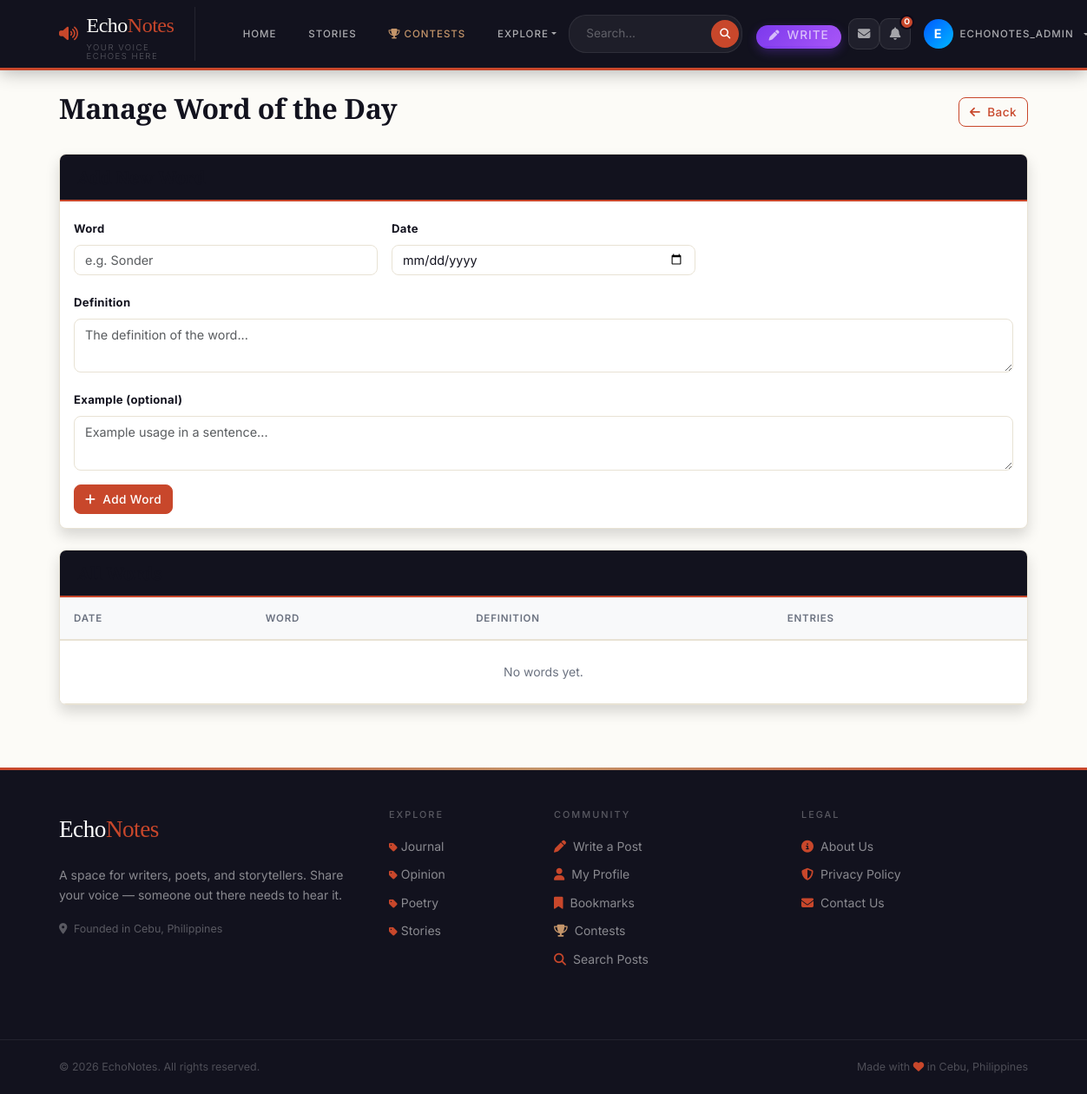
Page /manage/words/ (signed in) on the earlier database version.
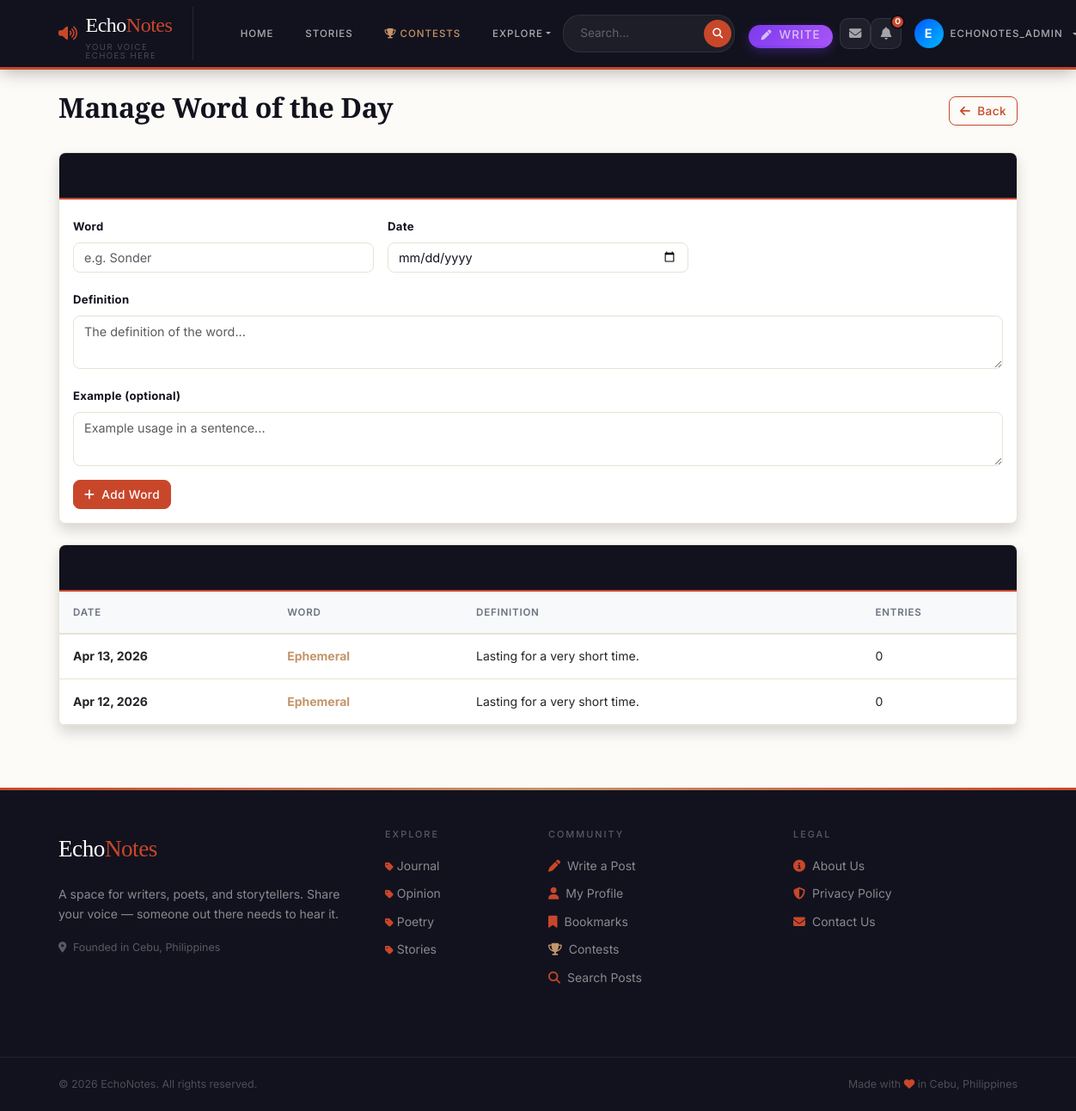
Same page on the later database version.
### blog/models.py (models this page shows, shortened)
class Category(models.Model):
    name = models.CharField(max_length=100, unique=True)
    slug = models.SlugField(max_length=100, unique=True)
    description = models.TextField(blank=True)
    icon = models.CharField(max_length=50, default='fas fa-circle', help_text="FontAwesome class (e.g., 'fas fa-feather')")
    color = models.CharField(max_length=20, default='#7c3aed', help_text="Brand color hex code")
    subscribers = models.ManyToManyField(User, related_name='subscribed_circles', blank=True)
    created_date = models.DateTimeField(default=timezone.now)
    class Meta:
        verbose_name_plural = 'Categories'
        ordering = ['name']

class WordOfTheDay(models.Model):
    word = models.CharField(max_length=100)
    definition = models.TextField()
    example = models.TextField(blank=True)
    created_by = models.ForeignKey(User, on_delete=models.CASCADE, related_name='words_created')
    date = models.DateField(unique=True, default=timezone.now)
    class Meta:
        ordering = ['-date']
        verbose_name = 'Word of the Day'
        verbose_name_plural = 'Words of the Day'
    def total_entries(self):
        return self.entries.count()

### blog/views.py (the view)
# urls.py: path('manage/words/', views.manage_words, name='manage-words'),
@admin_required
def manage_words(request):
    words = WordOfTheDay.objects.all().order_by('-date')
    return render(request, 'manage_words.html', {'words': words})

### blog/context_processors.py (called while the page is built)
def categories(request):
    from .models import Category
    return {'categories': Category.objects.all()}

### blog/views.py (called while the page is built)
def admin_required(view_func):
    from functools import wraps
    @wraps(view_func)
    def wrapper(request, *args, **kwargs):
        if not request.user.is_authenticated or not request.user.is_staff:
            messages.error(request, 'Admin access required.')
            return redirect('landing')
        return view_func(request, *args, **kwargs)
    return wrapper

### blog/templates/manage_words.html (shortened to what this page needs)
{% extends 'base.html' %}
{% block content %}
<div class="container py-4">
    <div class="d-flex justify-content-between align-items-center mb-4">
        <h2>Manage Word of the Day</h2>
        <a href="{% url 'admin-dashboard' %}" class="btn btn-outline-primary">
            <i class="fas fa-arrow-left me-2"></i>Back
        </a>
    </div>
    <div class="card shadow mb-4">
        <div class="card-header bg-primary text-white">
            <h5 class="mb-0">Add New Word</h5>
        </div>
        <div class="card-body">
            <form method="POST">
                <div class="row g-3">
                    <div class="col-md-4">
                        <label class="form-label fw-bold">Word</label>
                        <input type="text" name="word" class="form-control" placeholder="e.g. Sonder" required>
                    </div>
                    <div class="col-md-4">
                        <label class="form-label fw-bold">Date</label>
                        <input type="date" name="date" class="form-control" required>
                    </div>
                    <div class="col-md-12">
                        <label class="form-label fw-bold">Definition</label>
                        <textarea name="definition" class="form-control" rows="2"
                                  placeholder="The definition of the word..." required></textarea>
                    </div>
                    <div class="col-md-12">
                        <label class="form-label fw-bold">Example (optional)</label>
                        <textarea name="example" class="form-control" rows="2"
                                  placeholder="Example usage in a sentence..."></textarea>
                    </div>
                </div>
                <button type="submit" class="btn btn-primary mt-3">
                    <i class="fas fa-plus me-2"></i>Add Word
                </button>
            </form>
        </div>
    </div>
    <div class="card shadow">
        <div class="card-header bg-primary text-white">
            <h5 class="mb-0">All Words</h5>
        </div>
        <div class="card-body p-0">
            <div class="table-responsive">
                <table class="table table-hover mb-0">
                    <thead class="table-light">
                        <tr>
                            <th>Date</th>
                            <th>Word</th>
                            <th>Definition</th>
                            <th>Entries</th>
                        </tr>
                    </thead>
                    <tbody>
                        {% for word in words %}
                        <tr>
                            <td><strong>{{ word.date|date:"M d, Y" }}</strong></td>
                            <td><strong style="color:var(--gold)">{{ word.word }}</strong></td>
                            <td>{{ word.definition|truncatewords:12 }}</td>
                            <td>{{ word.total_entries }}</td>
                        </tr>
                        {% empty %}
                        <tr>
                            <td colspan="4" class="text-center text-muted py-4">No words yet.</td>
                        </tr>
                        {% endfor %}
                    </tbody>
                </table>
            </div>
        </div>
    </div>
</div>
{% endblock %}

### blog/templates/base.html (shortened to what the changed rows need)
{% load static %}
<!DOCTYPE html>
<html lang="en">
<head>
  <link href="https://cdn.jsdelivr.net/npm/bootstrap@5.3.0/dist/css/bootstrap.min.css" rel="stylesheet">
  <link rel="stylesheet" href="https://cdnjs.cloudflare.com/ajax/libs/font-awesome/6.4.0/css/all.min.css">
  <link rel="stylesheet" href="{% static 'css/style.css' %}?v=1.0.1">
<body>
  <main>
    {% block content %}{% endblock %}
  </main>
  <footer class="echo-footer mt-5">
    <div class="container py-5">
      <div class="row">
        <div class="col-lg-2 col-md-4 mb-4">
          <ul class="list-unstyled mb-0">
            {% for category in categories %}
            <li style="margin-bottom:0.5rem;">
              <a href="{% url 'category-posts' category.slug %}">
                <i class="fas fa-tag me-1" style="font-size:0.7rem;color:var(--accent)"></i>{{ category.name }}
              </a>
            </li>
            {% empty %}
            <li><a href="{% url 'landing' %}">All Posts</a></li>
            {% endfor %}
          </ul>
        </div>
      </div>
    </div>
  </footer>
</body>
</html>

Differences in the rows shown:
added WordOfTheDay: date "Apr 13, 2026", word "Ephemeral", definition "Lasting for a very short time.", total_entries "0"
added WordOfTheDay: date "Apr 12, 2026", word "Ephemeral", definition "Lasting for a very short time.", total_entries "0"
Other differences:
text no longer shown: "No words yet."
